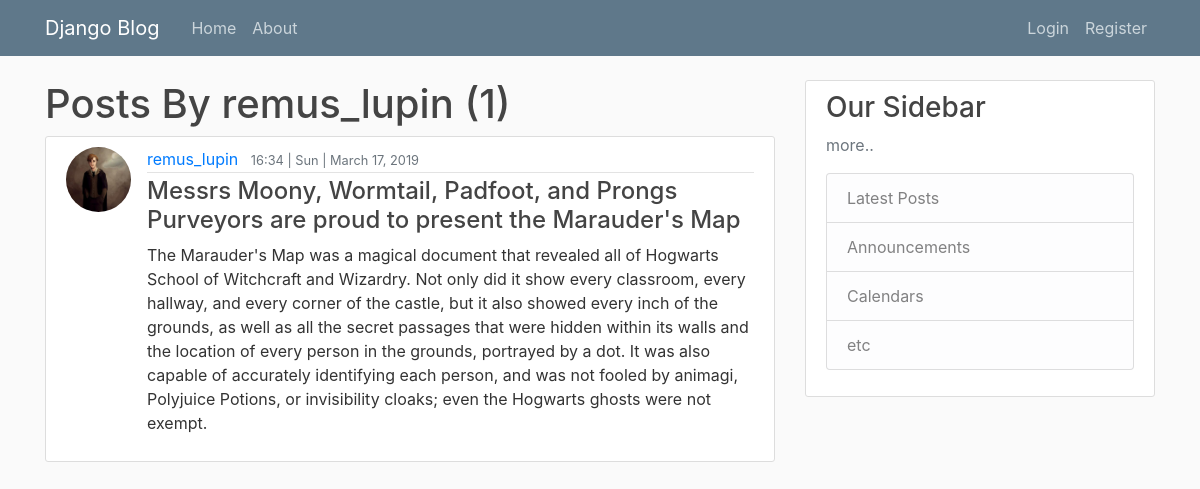
The page /user/remus_lupin on the database its author committed.
### blog/models.py (models this page shows, shortened)
class Post(models.Model):
	title = models.CharField(max_length=100)
	content = models.TextField()
	date_posted = models.DateTimeField(default=timezone.now)
	author = models.ForeignKey(User, on_delete=models.CASCADE)

### users/models.py (models this page shows, shortened)
class Profile(models.Model):
	user = models.OneToOneField(User, on_delete=models.CASCADE)
	image = models.ImageField(default='default.png', upload_to='profile_pics')

### blog/views.py (the view)
# urls.py: path('user/<str:username>', UserPostListView.as_view(), name='user-posts'),
class UserPostListView(ListView):
	model = Post
	template_name = 'blog/user_posts.html'
	context_object_name = 'posts'
	paginate_by = 5
	def get_queryset(self):
		user = get_object_or_404(User, username=self.kwargs.get('username'))
		return Post.objects.filter(author=user).order_by('-date_posted')

### blog/templates/blog/user_posts.html (shortened to what this page needs)
{% extends "blog/base.html" %}
{% block content %}
<h1>Posts By {{ view.kwargs.username }} ({{ page_obj.paginator.count }})</h1>
	{% for post in posts %}
	<article class="media content-section">
		<img class="rounded-circle article-img" src="{{ post.author.profile.image.url}}">
		<div class="media-body">
			<div class="article-metadata">
				<a class="mr-2" href="{% url 'user-posts' post.author.username %}">{{post.author }}</a>
				<small class="text-muted">{{ post.date_posted|date:"G:i | D | F d, Y" }}</small>
			</div>
			<h4><a class="article-title" href="{% url 'post-detail' post.id %}">{{ post.title }}</a></h4>
			<p class="article-content">{{ post.content }}</p>
		</div>
	</article>
	{% endfor %}
{% endblock content %}

### blog/static/blog/main.css (style rules this page uses)
body { background: #fafafa; color: #333333; margin-top: 5rem; }
h1, h2, h3, h4, h5, h6 { color: #444444; }
.content-section { background: #ffffff; padding: 10px 20px; border: 1px solid #dddddd; border-radius: 3px; margin-bottom: 20px; }
.article-title { color: #444444; }
.article-content { white-space: pre-line; }
.article-img { height: 65px; width: 65px; margin-right: 16px; }
.article-metadata { padding-bottom: 1px; margin-bottom: 4px; border-bottom: 1px solid #e3e3e3 }

### rows shown on the page
Post: author.profile.image (picture), author "remus_lupin", date_posted|D "16:34 | Sun | March 17, 2019", title "Messrs Moony, Wormtail, Padfoot, and Prongs Purveyors are proud to present the Marauder's Map", content "The Marauder's Map was a magical document that revealed all of Hogwarts School of Witchcraft and Wizardry. Not only did it show every classroom, every hallway, and every corner of the castle, but it also showed every inch of the grounds, as well as all the secret passages that were hidden within its walls and the location of every person in the grounds, portrayed by a dot. It was also capable of accurately identifying each person, and was not fooled by animagi, Polyjuice Potions, or invisibility cloaks; even the Hogwarts ghosts were not exempt."

### other values the page prints
{{ view.kwargs.username }} "remus_lupin"
{{ page_obj.paginator.count }} "1"
